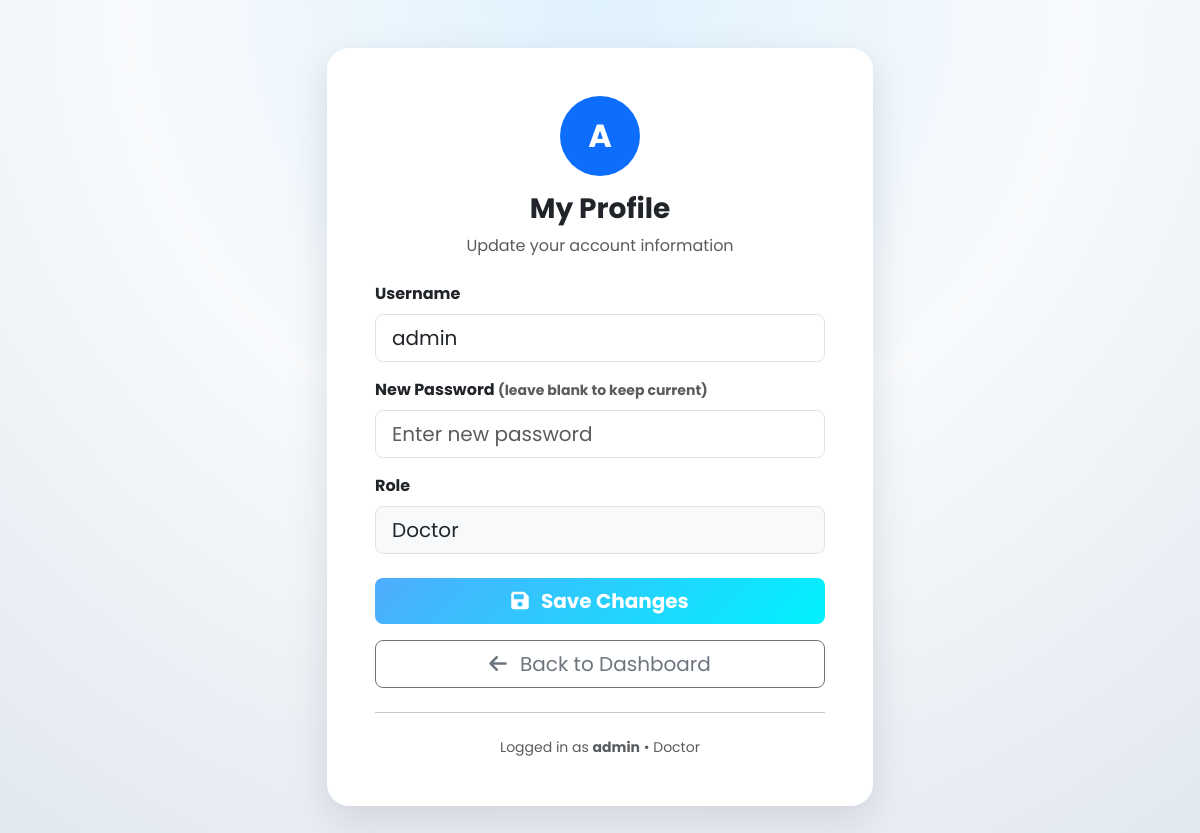
Screenshot of /profile (signed in) with the database file from the repository.
### tables this page shows
CREATE TABLE users 
                 (id INTEGER PRIMARY KEY AUTOINCREMENT, 
                  username TEXT UNIQUE, 
                  password TEXT,
                  role TEXT);

### app.py (the view, shortened to what this page needs)
@app.route('/profile', methods=['GET', 'POST'])
def profile():
    if 'user_id' not in session:
        return redirect('/login')
    conn = sqlite3.connect('cardiovision.db')
    conn.row_factory = sqlite3.Row
    user = conn.execute('SELECT id, username, role FROM users WHERE id = ?', (session['user_id'],)).fetchone()
    if not user:
        flash('User not found.', 'danger')
        session.clear()
        conn.close()
        return redirect('/login')
    conn.close()
    return render_template('profile.html', user=user, user_session=session)

### templates/profile.html (shortened to what this page needs)
<!DOCTYPE html>
<html lang="en" data-bs-theme="light">
<head>
    <link href="https://cdn.jsdelivr.net/npm/bootstrap@5.3.0/dist/css/bootstrap.min.css" rel="stylesheet">
    <link rel="stylesheet" href="https://cdnjs.cloudflare.com/ajax/libs/font-awesome/6.4.0/css/all.min.css">
</head>
<body class="d-flex align-items-center justify-content-center">
<div class="container py-5">
    <div class="row justify-content-center">
        <div class="col-lg-6">
            <div class="card-modern p-5">
                <div class="text-center mb-4">
                    <div class="bg-primary rounded-circle d-inline-flex align-items-center justify-content-center text-white fw-bold mb-3" style="width: 80px; height: 80px; font-size: 2rem;">
                        {{ user.username[0].upper() if user.username else 'U' }}
                    </div>
                    <h3 class="fw-bold">My Profile</h3>
                    <p class="text-muted">Update your account information</p>
                </div>
                <form method="POST">
                    <div class="mb-3">
                        <label class="form-label fw-bold">Username</label>
                        <input type="text" name="username" class="form-control form-control-lg" value="{{ user.username }}" required>
                    </div>
                    <div class="mb-3">
                        <label class="form-label fw-bold">New Password <small class="text-muted">(leave blank to keep current)</small></label>
                        <input type="password" name="password" class="form-control form-control-lg" placeholder="Enter new password">
                    </div>
                    <div class="mb-4">
                        <label class="form-label fw-bold">Role</label>
                        <input type="text" class="form-control form-control-lg bg-light" value="{{ user.role.capitalize() }}" disabled>
                    </div>
                    <div class="d-grid gap-3">
                        <button type="submit" class="btn btn-primary btn-lg fw-bold" style="background: linear-gradient(135deg, #4facfe 0%, #00f2fe 100%); border:none;">
                            <i class="fas fa-save me-2"></i> Save Changes
                        </button>
                        <a href="/" class="btn btn-outline-secondary btn-lg">
                            <i class="fas fa-arrow-left me-2"></i> Back to Dashboard
                        </a>
                    </div>
                </form>
                <hr class="my-4">
                <div class="text-center text-muted small">
                    Logged in as <strong>{{ user.username }}</strong> • {{ user.role.capitalize() }}
                </div>
            </div>
        </div>
    </div>
</div>
</body>
</html>

### templates/profile.html (style rules this page uses)
body { font-family: 'Poppins', sans-serif; background: radial-gradient(circle at top, #e0f2fe 0, #f8fafc 45%, #e2e8f0 100%); min-height: 100vh; }
.card-modern { border: none; border-radius: 22px; background: rgba(255,255,255,0.96); box-shadow: 0 14px 40px rgba(15,23,42,0.12); backdrop-filter: blur(12px); }

### rows the page displays
users: username "A", username "admin", role "Doctor"
